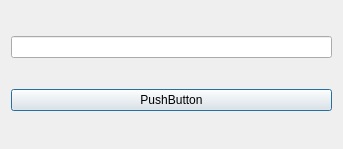
<?xml version="1.0" encoding="UTF-8"?>
<ui version="4.0">
 <class>Input1</class>
 <widget class="QDialog" name="Input1">
  <property name="geometry">
   <rect>
    <x>0</x>
    <y>0</y>
    <width>343</width>
    <height>149</height>
   </rect>
  </property>
  <property name="windowTitle">
   <string>Dialog</string>
  </property>
  <layout class="QVBoxLayout" name="verticalLayout">
   <item>
    <widget class="QLineEdit" name="set11"/>
   </item>
   <item>
    <widget class="QPushButton" name="pushButton">
     <property name="text">
      <string>PushButton</string>
     </property>
    </widget>
   </item>
  </layout>
 </widget>
 <resources/>
 <connections/>
</ui>
